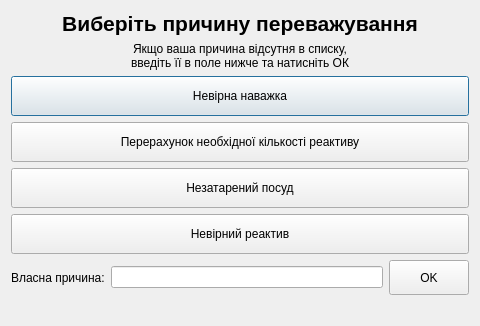
<?xml version="1.0" encoding="UTF-8"?>
<ui version="4.0">
 <class>reweightingReasonDlg</class>
 <widget class="QDialog" name="reweightingReasonDlg">
  <property name="geometry">
   <rect>
    <x>0</x>
    <y>0</y>
    <width>480</width>
    <height>320</height>
   </rect>
  </property>
  <property name="windowTitle">
   <string>Reweighting reason</string>
  </property>
  <layout class="QVBoxLayout" name="verticalLayout">
   <item>
    <widget class="QLabel" name="headerLabel">
     <property name="text">
      <string>&lt;html&gt;&lt;head/&gt;&lt;body&gt;&lt;p align=&quot;center&quot;&gt;&lt;span style=&quot; font-size:16pt; font-weight:600;&quot;&gt;Виберіть причину переважування&lt;/span&gt;&lt;/p&gt;&lt;/body&gt;&lt;/html&gt;</string>
     </property>
    </widget>
   </item>
   <item>
    <widget class="QLabel" name="instructionLabel">
     <property name="text">
      <string>&lt;html&gt;&lt;head/&gt;&lt;body&gt;&lt;p align=&quot;center&quot;&gt;Якщо ваша причина відсутня в списку, &lt;br/&gt;введіть її в поле нижче та натисніть ОК&lt;/p&gt;&lt;/body&gt;&lt;/html&gt;</string>
     </property>
    </widget>
   </item>
   <item>
    <widget class="QPushButton" name="wrongWeightingPushButton">
     <property name="minimumSize">
      <size>
       <width>0</width>
       <height>40</height>
      </size>
     </property>
     <property name="text">
      <string>Невірна наважка</string>
     </property>
    </widget>
   </item>
   <item>
    <widget class="QPushButton" name="recalculationPushButton">
     <property name="minimumSize">
      <size>
       <width>0</width>
       <height>40</height>
      </size>
     </property>
     <property name="text">
      <string>Перерахунок необхідної кількості реактиву</string>
     </property>
    </widget>
   </item>
   <item>
    <widget class="QPushButton" name="untaredPushButton">
     <property name="minimumSize">
      <size>
       <width>0</width>
       <height>40</height>
      </size>
     </property>
     <property name="text">
      <string>Незатарений посуд</string>
     </property>
    </widget>
   </item>
   <item>
    <widget class="QPushButton" name="incorrectReagentPushButton">
     <property name="minimumSize">
      <size>
       <width>0</width>
       <height>40</height>
      </size>
     </property>
     <property name="text">
      <string>Невірний реактив</string>
     </property>
    </widget>
   </item>
   <item>
    <layout class="QHBoxLayout" name="horizontalLayout">
     <item>
      <widget class="QLabel" name="ownReasonLabel">
       <property name="text">
        <string>Власна причина:</string>
       </property>
      </widget>
     </item>
     <item>
      <widget class="QLineEdit" name="ownReasonLineEdit"/>
     </item>
     <item>
      <widget class="QPushButton" name="ownReasonAcceptPushButton">
       <property name="minimumSize">
        <size>
         <width>0</width>
         <height>35</height>
        </size>
       </property>
       <property name="text">
        <string>OK</string>
       </property>
      </widget>
     </item>
    </layout>
   </item>
   <item>
    <widget class="QLabel" name="logoLabel">
     <property name="text">
      <string/>
     </property>
     <property name="pixmap">
      <pixmap resource="reagentterminal.qrc">:/Icons/uflogo.png</pixmap>
     </property>
     <property name="alignment">
      <set>Qt::AlignRight|Qt::AlignTrailing|Qt::AlignVCenter</set>
     </property>
    </widget>
   </item>
  </layout>
 </widget>
 <resources>
  <include location="reagentterminal.qrc"/>
 </resources>
 <connections/>
</ui>
